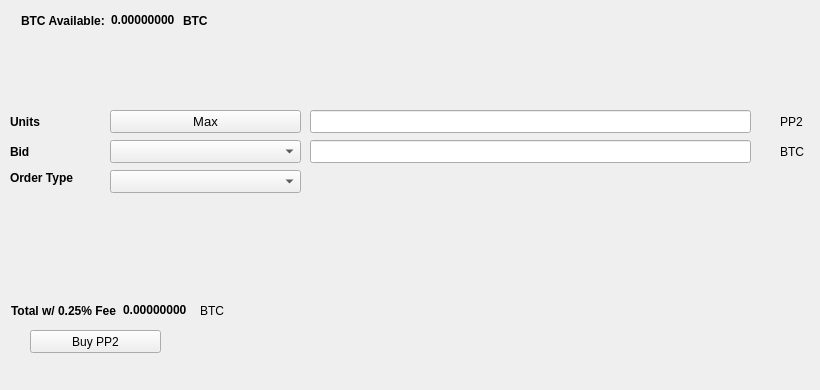
   <widget class="QWidget" name="BuyTab">
    <attribute name="title">
     <string>Buy</string>
    </attribute>
    <widget class="QPushButton" name="BuyPP2">
     <property name="geometry">
      <rect>
       <x>30</x>
       <y>330</y>
       <width>131</width>
       <height>23</height>
      </rect>
     </property>
     <property name="text">
      <string>Buy PP2</string>
     </property>
     <property name="icon">
      <iconset resource="../peepcoin2.qrc">
       <normaloff>:/icons/bitcoin</normaloff>:/icons/bitcoin</iconset>
     </property>
    </widget>
    <widget class="QLabel" name="label_3">
     <property name="geometry">
      <rect>
       <x>10</x>
       <y>110</y>
       <width>46</width>
       <height>23</height>
      </rect>
     </property>
     <property name="font">
      <font>
       <weight>75</weight>
       <bold>true</bold>
      </font>
     </property>
     <property name="text">
      <string>Units</string>
     </property>
    </widget>
    <widget class="QLineEdit" name="UnitsInput">
     <property name="geometry">
      <rect>
       <x>310</x>
       <y>110</y>
       <width>441</width>
       <height>23</height>
      </rect>
     </property>
     <property name="font">
      <font>
       <pointsize>9</pointsize>
       <weight>75</weight>
       <bold>true</bold>
      </font>
     </property>
    </widget>
    <widget class="QLineEdit" name="BuyBidPriceEdit">
     <property name="geometry">
      <rect>
       <x>310</x>
       <y>140</y>
       <width>441</width>
       <height>23</height>
      </rect>
     </property>
     <property name="font">
      <font>
       <pointsize>9</pointsize>
       <weight>75</weight>
       <bold>true</bold>
      </font>
     </property>
    </widget>
    <widget class="QLabel" name="label_4">
     <property name="geometry">
      <rect>
       <x>780</x>
       <y>110</y>
       <width>31</width>
       <height>23</height>
      </rect>
     </property>
     <property name="text">
      <string>PP2</string>
     </property>
    </widget>
    <widget class="QLabel" name="label_5">
     <property name="geometry">
      <rect>
       <x>780</x>
       <y>140</y>
       <width>31</width>
       <height>23</height>
      </rect>
     </property>
     <property name="text">
      <string>BTC</string>
     </property>
    </widget>
    <widget class="QLabel" name="label_6">
     <property name="geometry">
      <rect>
       <x>10</x>
       <y>140</y>
       <width>46</width>
       <height>23</height>
      </rect>
     </property>
     <property name="font">
      <font>
       <weight>75</weight>
       <bold>true</bold>
      </font>
     </property>
     <property name="text">
      <string>Bid</string>
     </property>
    </widget>
    <widget class="QLabel" name="label_7">
     <property name="geometry">
      <rect>
       <x>10</x>
       <y>170</y>
       <width>91</width>
       <height>16</height>
      </rect>
     </property>
     <property name="font">
      <font>
       <weight>75</weight>
       <bold>true</bold>
      </font>
     </property>
     <property name="text">
      <string>Order Type</string>
     </property>
    </widget>
    <widget class="QPushButton" name="Buy_Max_Amount">
     <property name="geometry">
      <rect>
       <x>110</x>
       <y>110</y>
       <width>191</width>
       <height>23</height>
      </rect>
     </property>
     <property name="font">
      <font>
       <pointsize>10</pointsize>
      </font>
     </property>
     <property name="text">
      <string>Max</string>
     </property>
    </widget>
    <widget class="QComboBox" name="BuyBidcomboBox">
     <property name="geometry">
      <rect>
       <x>110</x>
       <y>140</y>
       <width>191</width>
       <height>23</height>
      </rect>
     </property>
     <property name="font">
      <font>
       <pointsize>10</pointsize>
      </font>
     </property>
    </widget>
    <widget class="QComboBox" name="buyOrdertypeCombo">
     <property name="geometry">
      <rect>
       <x>110</x>
       <y>170</y>
       <width>191</width>
       <height>23</height>
      </rect>
     </property>
     <property name="font">
      <font>
       <pointsize>10</pointsize>
      </font>
     </property>
    </widget>
    <widget class="QWidget" name="layoutWidget1">
     <property name="geometry">
      <rect>
       <x>21</x>
       <y>11</y>
       <width>227</width>
       <height>19</height>
      </rect>
     </property>
     <layout class="QHBoxLayout" name="horizontalLayout_3">
      <item>
       <widget class="QLabel" name="label232">
        <property name="font">
         <font>
          <weight>75</weight>
          <bold>true</bold>
         </font>
        </property>
        <property name="text">
         <string>BTC Available:</string>
        </property>
       </widget>
      </item>
      <item>
       <widget class="QLabel" name="BtcAvailableLbl">
        <property name="palette">
         <palette>
          <active>
           <colorrole role="WindowText">
            <brush brushstyle="SolidPattern">
             <color alpha="255">
              <red>0</red>
              <green>0</green>
              <blue>0</blue>
             </color>
            </brush>
           </colorrole>
           <colorrole role="Button">
            <brush brushstyle="SolidPattern">
             <color alpha="255">
              <red>0</red>
              <green>170</green>
              <blue>0</blue>
             </color>
            </brush>
           </colorrole>
           <colorrole role="Light">
            <brush brushstyle="SolidPattern">
             <color alpha="255">
              <red>0</red>
              <green>255</green>
              <blue>0</blue>
             </color>
            </brush>
           </colorrole>
           <colorrole role="Midlight">
            <brush brushstyle="SolidPattern">
             <color alpha="255">
              <red>0</red>
              <green>212</green>
              <blue>0</blue>
             </color>
            </brush>
           </colorrole>
           <colorrole role="Dark">
            <brush brushstyle="SolidPattern">
             <color alpha="255">
              <red>0</red>
              <green>85</green>
              <blue>0</blue>
             </color>
            </brush>
           </colorrole>
           <colorrole role="Mid">
            <brush brushstyle="SolidPattern">
             <color alpha="255">
              <red>0</red>
              <green>113</green>
              <blue>0</blue>
             </color>
            </brush>
           </colorrole>
           <colorrole role="Text">
            <brush brushstyle="SolidPattern">
             <color alpha="255">
              <red>0</red>
              <green>170</green>
              <blue>0</blue>
             </color>
            </brush>
           </colorrole>
           <colorrole role="BrightText">
            <brush brushstyle="SolidPattern">
             <color alpha="255">
              <red>255</red>
              <green>255</green>
              <blue>255</blue>
             </color>
            </brush>
           </colorrole>
           <colorrole role="ButtonText">
            <brush brushstyle="SolidPattern">
             <color alpha="255">
              <red>0</red>
              <green>0</green>
              <blue>0</blue>
             </color>
            </brush>
           </colorrole>
           <colorrole role="Base">
            <brush brushstyle="SolidPattern">
             <color alpha="255">
              <red>255</red>
              <green>255</green>
              <blue>255</blue>
             </color>
            </brush>
           </colorrole>
           <colorrole role="Window">
            <brush brushstyle="SolidPattern">
             <color alpha="255">
              <red>0</red>
              <green>170</green>
              <blue>0</blue>
             </color>
            </brush>
           </colorrole>
           <colorrole role="Shadow">
            <brush brushstyle="SolidPattern">
             <color alpha="255">
              <red>0</red>
              <green>0</green>
              <blue>0</blue>
             </color>
            </brush>
           </colorrole>
           <colorrole role="AlternateBase">
            <brush brushstyle="SolidPattern">
             <color alpha="255">
              <red>127</red>
              <green>212</green>
              <blue>127</blue>
             </color>
            </brush>
           </colorrole>
           <colorrole role="ToolTipBase">
            <brush brushstyle="SolidPattern">
             <color alpha="255">
              <red>255</red>
              <green>255</green>
              <blue>220</blue>
             </color>
            </brush>
           </colorrole>
           <colorrole role="ToolTipText">
            <brush brushstyle="SolidPattern">
             <color alpha="255">
              <red>0</red>
              <green>0</green>
              <blue>0</blue>
             </color>
            </brush>
           </colorrole>
          </active>
          <inactive>
           <colorrole role="WindowText">
            <brush brushstyle="SolidPattern">
             <color alpha="255">
              <red>0</red>
              <green>0</green>
              <blue>0</blue>
             </color>
            </brush>
           </colorrole>
           <colorrole role="Button">
            <brush brushstyle="SolidPattern">
             <color alpha="255">
              <red>0</red>
              <green>170</green>
              <blue>0</blue>
             </color>
            </brush>
           </colorrole>
           <colorrole role="Light">
            <brush brushstyle="SolidPattern">
             <color alpha="255">
              <red>0</red>
              <green>255</green>
              <blue>0</blue>
             </color>
            </brush>
           </colorrole>
           <colorrole role="Midlight">
            <brush brushstyle="SolidPattern">
             <color alpha="255">
              <red>0</red>
              <green>212</green>
              <blue>0</blue>
             </color>
            </brush>
           </colorrole>
           <colorrole role="Dark">
            <brush brushstyle="SolidPattern">
             <color alpha="255">
              <red>0</red>
              <green>85</green>
              <blue>0</blue>
             </color>
            </brush>
           </colorrole>
           <colorrole role="Mid">
            <brush brushstyle="SolidPattern">
             <color alpha="255">
              <red>0</red>
              <green>113</green>
              <blue>0</blue>
             </color>
            </brush>
           </colorrole>
           <colorrole role="Text">
            <brush brushstyle="SolidPattern">
             <color alpha="255">
              <red>0</red>
              <green>170</green>
              <blue>0</blue>
             </color>
            </brush>
           </colorrole>
           <colorrole role="BrightText">
            <brush brushstyle="SolidPattern">
             <color alpha="255">
              <red>255</red>
              <green>255</green>
              <blue>255</blue>
             </color>
            </brush>
           </colorrole>
           <colorrole role="ButtonText">
            <brush brushstyle="SolidPattern">
             <color alpha="255">
              <red>0</red>
              <green>0</green>
              <blue>0</blue>
             </color>
            </brush>
           </colorrole>
           <colorrole role="Base">
            <brush brushstyle="SolidPattern">
             <color alpha="255">
              <red>255</red>
              <green>255</green>
              <blue>255</blue>
             </color>
            </brush>
           </colorrole>
           <colorrole role="Window">
            <brush brushstyle="SolidPattern">
             <color alpha="255">
              <red>0</red>
              <green>170</green>
              <blue>0</blue>
             </color>
            </brush>
           </colorrole>
           <colorrole role="Shadow">
            <brush brushstyle="SolidPattern">
             <color alpha="255">
              <red>0</red>
              <green>0</green>
              <blue>0</blue>
             </color>
            </brush>
           </colorrole>
           <colorrole role="AlternateBase">
            <brush brushstyle="SolidPattern">
             <color alpha="255">
              <red>127</red>
              <green>212</green>
              <blue>127</blue>
             </color>
            </brush>
           </colorrole>
           <colorrole role="ToolTipBase">
            <brush brushstyle="SolidPattern">
             <color alpha="255">
              <red>255</red>
              <green>255</green>
              <blue>220</blue>
             </color>
            </brush>
           </colorrole>
           <colorrole role="ToolTipText">
            <brush brushstyle="SolidPattern">
             <color alpha="255">
              <red>0</red>
              <green>0</green>
              <blue>0</blue>
             </color>
            </brush>
           </colorrole>
          </inactive>
          <disabled>
           <colorrole role="WindowText">
            <brush brushstyle="SolidPattern">
             <color alpha="255">
              <red>0</red>
              <green>85</green>
              <blue>0</blue>
             </color>
            </brush>
           </colorrole>
           <colorrole role="Button">
            <brush brushstyle="SolidPattern">
             <color alpha="255">
              <red>0</red>
              <green>170</green>
              <blue>0</blue>
             </color>
            </brush>
           </colorrole>
           <colorrole role="Light">
            <brush brushstyle="SolidPattern">
             <color alpha="255">
              <red>0</red>
              <green>255</green>
              <blue>0</blue>
             </color>
            </brush>
           </colorrole>
           <colorrole role="Midlight">
            <brush brushstyle="SolidPattern">
             <color alpha="255">
              <red>0</red>
              <green>212</green>
              <blue>0</blue>
             </color>
            </brush>
           </colorrole>
           <colorrole role="Dark">
            <brush brushstyle="SolidPattern">
             <color alpha="255">
              <red>0</red>
              <green>85</green>
              <blue>0</blue>
             </color>
            </brush>
           </colorrole>
           <colorrole role="Mid">
            <brush brushstyle="SolidPattern">
             <color alpha="255">
              <red>0</red>
              <green>113</green>
              <blue>0</blue>
             </color>
            </brush>
           </colorrole>
           <colorrole role="Text">
            <brush brushstyle="SolidPattern">
             <color alpha="255">
              <red>0</red>
              <green>85</green>
              <blue>0</blue>
             </color>
            </brush>
           </colorrole>
           <colorrole role="BrightText">
            <brush brushstyle="SolidPattern">
             <color alpha="255">
              <red>255</red>
              <green>255</green>
              <blue>255</blue>
             </color>
            </brush>
           </colorrole>
           <colorrole role="ButtonText">
            <brush brushstyle="SolidPattern">
             <color alpha="255">
              <red>0</red>
              <green>85</green>
              <blue>0</blue>
             </color>
            </brush>
           </colorrole>
           <colorrole role="Base">
            <brush brushstyle="SolidPattern">
             <color alpha="255">
              <red>0</red>
              <green>170</green>
              <blue>0</blue>
             </color>
            </brush>
           </colorrole>
           <colorrole role="Window">
            <brush brushstyle="SolidPattern">
             <color alpha="255">
              <red>0</red>
              <green>170</green>
              <blue>0</blue>
             </color>
            </brush>
           </colorrole>
           <colorrole role="Shadow">
            <brush brushstyle="SolidPattern">
             <color alpha="255">
              <red>0</red>
              <green>0</green>
              <blue>0</blue>
             </color>
            </brush>
           </colorrole>
           <colorrole role="AlternateBase">
            <brush brushstyle="SolidPattern">
             <color alpha="255">
              <red>0</red>
              <green>170</green>
              <blue>0</blue>
             </color>
            </brush>
           </colorrole>
           <colorrole role="ToolTipBase">
            <brush brushstyle="SolidPattern">
             <color alpha="255">
              <red>255</red>
              <green>255</green>
              <blue>220</blue>
             </color>
            </brush>
           </colorrole>
           <colorrole role="ToolTipText">
            <brush brushstyle="SolidPattern">
             <color alpha="255">
              <red>0</red>
              <green>0</green>
              <blue>0</blue>
             </color>
            </brush>
           </colorrole>
          </disabled>
         </palette>
        </property>
        <property name="font">
         <font>
          <weight>75</weight>
          <bold>true</bold>
         </font>
        </property>
        <property name="text">
         <string>0.00000000</string>
        </property>
        <property name="textInteractionFlags">
         <set>Qt::LinksAccessibleByMouse|Qt::TextSelectableByKeyboard|Qt::TextSelectableByMouse</set>
        </property>
       </widget>
      </item>
      <item>
       <widget class="QLabel" name="BtcAvailableLbl_2">
        <property name="font">
         <font>
          <weight>75</weight>
          <bold>true</bold>
         </font>
        </property>
        <property name="text">
         <string>BTC</string>
        </property>
       </widget>
      </item>
     </layout>
    </widget>
    <widget class="QWidget" name="layoutWidge2">
     <property name="geometry">
      <rect>
       <x>11</x>
       <y>301</y>
       <width>259</width>
       <height>19</height>
      </rect>
     </property>
     <layout class="QHBoxLayout" name="horizontalLayout_4">
      <item>
       <widget class="QLabel" name="label_9">
        <property name="font">
         <font>
          <weight>75</weight>
          <bold>true</bold>
         </font>
        </property>
        <property name="text">
         <string>Total w/ 0.25% Fee</string>
        </property>
       </widget>
      </item>
      <item>
       <widget class="QLabel" name="BuyCostLabel">
        <property name="palette">
         <palette>
          <active>
           <colorrole role="WindowText">
            <brush brushstyle="SolidPattern">
             <color alpha="255">
              <red>0</red>
              <green>0</green>
              <blue>0</blue>
             </color>
            </brush>
           </colorrole>
           <colorrole role="Button">
            <brush brushstyle="SolidPattern">
             <color alpha="255">
              <red>0</red>
              <green>170</green>
              <blue>0</blue>
             </color>
            </brush>
           </colorrole>
           <colorrole role="Light">
            <brush brushstyle="SolidPattern">
             <color alpha="255">
              <red>0</red>
              <green>255</green>
              <blue>0</blue>
             </color>
            </brush>
           </colorrole>
           <colorrole role="Midlight">
            <brush brushstyle="SolidPattern">
             <color alpha="255">
              <red>0</red>
              <green>212</green>
              <blue>0</blue>
             </color>
            </brush>
           </colorrole>
           <colorrole role="Dark">
            <brush brushstyle="SolidPattern">
             <color alpha="255">
              <red>0</red>
              <green>85</green>
              <blue>0</blue>
             </color>
            </brush>
           </colorrole>
           <colorrole role="Mid">
            <brush brushstyle="SolidPattern">
             <color alpha="255">
              <red>0</red>
              <green>113</green>
              <blue>0</blue>
             </color>
            </brush>
           </colorrole>
           <colorrole role="Text">
            <brush brushstyle="SolidPattern">
             <color alpha="255">
              <red>0</red>
              <green>170</green>
              <blue>0</blue>
             </color>
            </brush>
           </colorrole>
           <colorrole role="BrightText">
            <brush brushstyle="SolidPattern">
             <color alpha="255">
              <red>255</red>
              <green>255</green>
              <blue>255</blue>
             </color>
            </brush>
           </colorrole>
           <colorrole role="ButtonText">
            <brush brushstyle="SolidPattern">
             <color alpha="255">
              <red>0</red>
              <green>0</green>
              <blue>0</blue>
             </color>
            </brush>
           </colorrole>
           <colorrole role="Base">
            <brush brushstyle="SolidPattern">
             <color alpha="255">
              <red>255</red>
              <green>255</green>
              <blue>255</blue>
             </color>
            </brush>
           </colorrole>
           <colorrole role="Window">
            <brush brushstyle="SolidPattern">
             <color alpha="255">
              <red>0</red>
              <green>170</green>
              <blue>0</blue>
             </color>
            </brush>
           </colorrole>
           <colorrole role="Shadow">
            <brush brushstyle="SolidPattern">
             <color alpha="255">
              <red>0</red>
              <green>0</green>
              <blue>0</blue>
             </color>
            </brush>
           </colorrole>
           <colorrole role="AlternateBase">
            <brush brushstyle="SolidPattern">
             <color alpha="255">
              <red>127</red>
              <green>212</green>
              <blue>127</blue>
             </color>
            </brush>
           </colorrole>
           <colorrole role="ToolTipBase">
            <brush brushstyle="SolidPattern">
             <color alpha="255">
              <red>255</red>
              <green>255</green>
              <blue>220</blue>
             </color>
            </brush>
           </colorrole>
           <colorrole role="ToolTipText">
            <brush brushstyle="SolidPattern">
             <color alpha="255">
              <red>0</red>
              <green>0</green>
              <blue>0</blue>
             </color>
            </brush>
           </colorrole>
          </active>
          <inactive>
           <colorrole role="WindowText">
            <brush brushstyle="SolidPattern">
             <color alpha="255">
              <red>0</red>
              <green>0</green>
              <blue>0</blue>
             </color>
            </brush>
           </colorrole>
           <colorrole role="Button">
            <brush brushstyle="SolidPattern">
             <color alpha="255">
              <red>0</red>
              <green>170</green>
              <blue>0</blue>
             </color>
            </brush>
           </colorrole>
           <colorrole role="Light">
            <brush brushstyle="SolidPattern">
             <color alpha="255">
              <red>0</red>
              <green>255</green>
              <blue>0</blue>
             </color>
            </brush>
           </colorrole>
           <colorrole role="Midlight">
            <brush brushstyle="SolidPattern">
             <color alpha="255">
              <red>0</red>
              <green>212</green>
              <blue>0</blue>
             </color>
            </brush>
           </colorrole>
           <colorrole role="Dark">
            <brush brushstyle="SolidPattern">
             <color alpha="255">
              <red>0</red>
              <green>85</green>
              <blue>0</blue>
             </color>
            </brush>
           </colorrole>
           <colorrole role="Mid">
            <brush brushstyle="SolidPattern">
             <color alpha="255">
              <red>0</red>
              <green>113</green>
              <blue>0</blue>
             </color>
            </brush>
           </colorrole>
           <colorrole role="Text">
            <brush brushstyle="SolidPattern">
             <color alpha="255">
              <red>0</red>
              <green>170</green>
              <blue>0</blue>
             </color>
            </brush>
           </colorrole>
           <colorrole role="BrightText">
            <brush brushstyle="SolidPattern">
             <color alpha="255">
              <red>255</red>
              <green>255</green>
              <blue>255</blue>
             </color>
            </brush>
           </colorrole>
           <colorrole role="ButtonText">
            <brush brushstyle="SolidPattern">
             <color alpha="255">
              <red>0</red>
              <green>0</green>
              <blue>0</blue>
             </color>
            </brush>
           </colorrole>
           <colorrole role="Base">
            <brush brushstyle="SolidPattern">
             <color alpha="255">
              <red>255</red>
              <green>255</green>
              <blue>255</blue>
             </color>
            </brush>
           </colorrole>
           <colorrole role="Window">
            <brush brushstyle="SolidPattern">
             <color alpha="255">
              <red>0</red>
              <green>170</green>
              <blue>0</blue>
             </color>
            </brush>
           </colorrole>
           <colorrole role="Shadow">
            <brush brushstyle="SolidPattern">
             <color alpha="255">
              <red>0</red>
              <green>0</green>
              <blue>0</blue>
             </color>
            </brush>
           </colorrole>
           <colorrole role="AlternateBase">
            <brush brushstyle="SolidPattern">
             <color alpha="255">
              <red>127</red>
              <green>212</green>
              <blue>127</blue>
             </color>
            </brush>
           </colorrole>
           <colorrole role="ToolTipBase">
            <brush brushstyle="SolidPattern">
             <color alpha="255">
              <red>255</red>
              <green>255</green>
              <blue>220</blue>
             </color>
            </brush>
           </colorrole>
           <colorrole role="ToolTipText">
            <brush brushstyle="SolidPattern">
             <color alpha="255">
              <red>0</red>
              <green>0</green>
              <blue>0</blue>
             </color>
            </brush>
           </colorrole>
          </inactive>
          <disabled>
           <colorrole role="WindowText">
            <brush brushstyle="SolidPattern">
             <color alpha="255">
              <red>0</red>
              <green>85</green>
              <blue>0</blue>
             </color>
            </brush>
           </colorrole>
           <colorrole role="Button">
            <brush brushstyle="SolidPattern">
             <color alpha="255">
              <red>0</red>
              <green>170</green>
              <blue>0</blue>
             </color>
            </brush>
           </colorrole>
           <colorrole role="Light">
            <brush brushstyle="SolidPattern">
             <color alpha="255">
              <red>0</red>
              <green>255</green>
              <blue>0</blue>
             </color>
            </brush>
           </colorrole>
           <colorrole role="Midlight">
            <brush brushstyle="SolidPattern">
             <color alpha="255">
              <red>0</red>
              <green>212</green>
              <blue>0</blue>
             </color>
            </brush>
           </colorrole>
           <colorrole role="Dark">
            <brush brushstyle="SolidPattern">
             <color alpha="255">
              <red>0</red>
              <green>85</green>
              <blue>0</blue>
             </color>
            </brush>
           </colorrole>
           <colorrole role="Mid">
            <brush brushstyle="SolidPattern">
             <color alpha="255">
              <red>0</red>
              <green>113</green>
              <blue>0</blue>
             </color>
            </brush>
           </colorrole>
           <colorrole role="Text">
            <brush brushstyle="SolidPattern">
             <color alpha="255">
              <red>0</red>
              <green>85</green>
              <blue>0</blue>
             </color>
            </brush>
           </colorrole>
           <colorrole role="BrightText">
            <brush brushstyle="SolidPattern">
             <color alpha="255">
              <red>255</red>
              <green>255</green>
              <blue>255</blue>
             </color>
            </brush>
           </colorrole>
           <colorrole role="ButtonText">
            <brush brushstyle="SolidPattern">
             <color alpha="255">
              <red>0</red>
              <green>85</green>
              <blue>0</blue>
             </color>
            </brush>
           </colorrole>
           <colorrole role="Base">
            <brush brushstyle="SolidPattern">
             <color alpha="255">
              <red>0</red>
              <green>170</green>
              <blue>0</blue>
             </color>
            </brush>
           </colorrole>
           <colorrole role="Window">
            <brush brushstyle="SolidPattern">
             <color alpha="255">
              <red>0</red>
              <green>170</green>
              <blue>0</blue>
             </color>
            </brush>
           </colorrole>
           <colorrole role="Shadow">
            <brush brushstyle="SolidPattern">
             <color alpha="255">
              <red>0</red>
              <green>0</green>
              <blue>0</blue>
             </color>
            </brush>
           </colorrole>
           <colorrole role="AlternateBase">
            <brush brushstyle="SolidPattern">
             <color alpha="255">
              <red>0</red>
              <green>170</green>
              <blue>0</blue>
             </color>
            </brush>
           </colorrole>
           <colorrole role="ToolTipBase">
            <brush brushstyle="SolidPattern">
             <color alpha="255">
              <red>255</red>
              <green>255</green>
              <blue>220</blue>
             </color>
            </brush>
           </colorrole>
           <colorrole role="ToolTipText">
            <brush brushstyle="SolidPattern">
             <color alpha="255">
              <red>0</red>
              <green>0</green>
              <blue>0</blue>
             </color>
            </brush>
           </colorrole>
          </disabled>
         </palette>
        </property>
        <property name="font">
         <font>
          <weight>75</weight>
          <bold>true</bold>
         </font>
        </property>
        <property name="autoFillBackground">
         <bool>false</bool>
        </property>
        <property name="text">
         <string>0.00000000</string>
        </property>
        <property name="textInteractionFlags">
         <set>Qt::LinksAccessibleByMouse|Qt::TextSelectableByMouse</set>
        </property>
       </widget>
      </item>
      <item>
       <widget class="QLabel" name="label_10">
        <property name="font">
         <font>
          <weight>50</weight>
          <bold>false</bold>
         </font>
        </property>
        <property name="text">
         <string>BTC</string>
        </property>
       </widget>
      </item>
     </layout>
    </widget>
    <widget class="QLabel" name="label_24">
     <property name="geometry">
      <rect>
       <x>460</x>
       <y>300</y>
       <width>281</width>
       <height>81</height>
      </rect>
     </property>
     <property name="text">
      <string/>
     </property>
     <property name="pixmap">
      <pixmap>:/images/bittrex</pixmap>
     </property>
    </widget>
   </widget>
